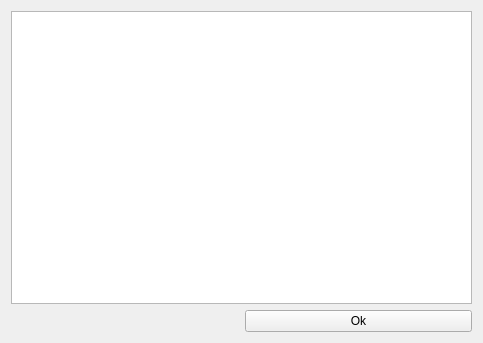
<?xml version="1.0" encoding="UTF-8"?>
<ui version="4.0">
 <class>Run</class>
 <widget class="QWidget" name="Run">
  <property name="geometry">
   <rect>
    <x>0</x>
    <y>0</y>
    <width>483</width>
    <height>343</height>
   </rect>
  </property>
  <property name="windowTitle">
   <string>Topas simulation</string>
  </property>
  <property name="windowIcon">
   <iconset>
    <normaloff>../icons/ncc.png</normaloff>../icons/ncc.png</iconset>
  </property>
  <layout class="QGridLayout" name="gridLayout">
   <item row="1" column="1">
    <widget class="QPushButton" name="pushOk">
     <property name="text">
      <string>Ok</string>
     </property>
    </widget>
   </item>
   <item row="0" column="0" colspan="2">
    <widget class="QTextBrowser" name="textLog">
     <property name="font">
      <font>
       <pointsize>11</pointsize>
      </font>
     </property>
    </widget>
   </item>
  </layout>
 </widget>
 <resources/>
 <connections/>
</ui>
